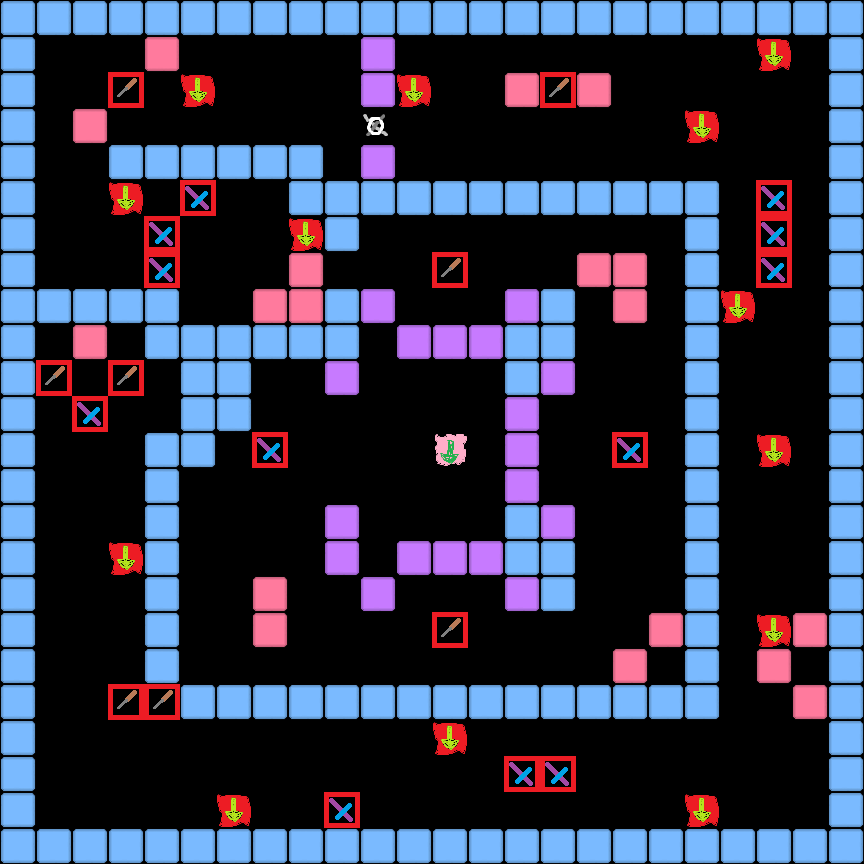

Below is a game level as drawn by its tile map, then a one-line description and the .tmx file that defines it, in full:
An orthogonal 24x24 tile map with 36x36 px tiles, 1 tile layer (Tile Layer 1).

<map version="1.10" tiledversion="1.11.2" orientation="orthogonal" renderorder="right-down" width="24" height="24" tilewidth="36" tileheight="36" infinite="0" nextlayerid="3" nextobjectid="1">
 <editorsettings>
  <export target="../assets/maps/Aarush Level/map_data.csv" format="csv" />
 </editorsettings>
 <tileset firstgid="1" source="tileset/bouncingplus_tileset.tsx" />
 <layer id="2" name="Tile Layer 1" width="24" height="24">
  <data encoding="csv">
1,1,1,1,1,1,1,1,1,1,1,1,1,1,1,1,1,1,1,1,1,1,1,1,
1,0,0,0,3,0,0,0,0,0,2,0,0,0,0,0,0,0,0,0,0,8,0,1,
1,0,0,5,0,8,0,0,0,0,2,8,0,0,3,5,3,0,0,0,0,0,0,1,
1,0,3,0,0,0,0,0,0,0,7,0,0,0,0,0,0,0,0,8,0,0,0,1,
1,0,0,1,1,1,1,1,1,0,2,0,0,0,0,0,0,0,0,0,0,0,0,1,
1,0,0,8,0,4,0,0,1,1,1,1,1,1,1,1,1,1,1,1,0,4,0,1,
1,0,0,0,4,0,0,0,8,1,0,0,0,0,0,0,0,0,0,1,0,4,0,1,
1,0,0,0,4,0,0,0,3,0,0,0,5,0,0,0,3,3,0,1,0,4,0,1,
1,1,1,1,1,0,0,3,3,1,2,0,0,0,2,1,0,3,0,1,8,0,0,1,
1,0,3,0,1,1,1,1,1,1,0,2,2,2,1,1,0,0,0,1,0,0,0,1,
1,5,0,5,0,1,1,0,0,2,0,0,0,0,1,2,0,0,0,1,0,0,0,1,
1,0,4,0,0,1,1,0,0,0,0,0,0,0,2,0,0,0,0,1,0,0,0,1,
1,0,0,0,1,1,0,4,0,0,0,0,6,0,2,0,0,4,0,1,0,8,0,1,
1,0,0,0,1,0,0,0,0,0,0,0,0,0,2,0,0,0,0,1,0,0,0,1,
1,0,0,0,1,0,0,0,0,2,0,0,0,0,1,2,0,0,0,1,0,0,0,1,
1,0,0,8,1,0,0,0,0,2,0,2,2,2,1,1,0,0,0,1,0,0,0,1,
1,0,0,0,1,0,0,3,0,0,2,0,0,0,2,1,0,0,0,1,0,0,0,1,
1,0,0,0,1,0,0,3,0,0,0,0,5,0,0,0,0,0,3,1,0,8,3,1,
1,0,0,0,1,0,0,0,0,0,0,0,0,0,0,0,0,3,0,1,0,3,0,1,
1,0,0,5,5,1,1,1,1,1,1,1,1,1,1,1,1,1,1,1,0,0,3,1,
1,0,0,0,0,0,0,0,0,0,0,0,8,0,0,0,0,0,0,0,0,0,0,1,
1,0,0,0,0,0,0,0,0,0,0,0,0,0,4,4,0,0,0,0,0,0,0,1,
1,0,0,0,0,0,8,0,0,4,0,0,0,0,0,0,0,0,0,8,0,0,0,1,
1,1,1,1,1,1,1,1,1,1,1,1,1,1,1,1,1,1,1,1,1,1,1,1
</data>
 </layer>
</map>
